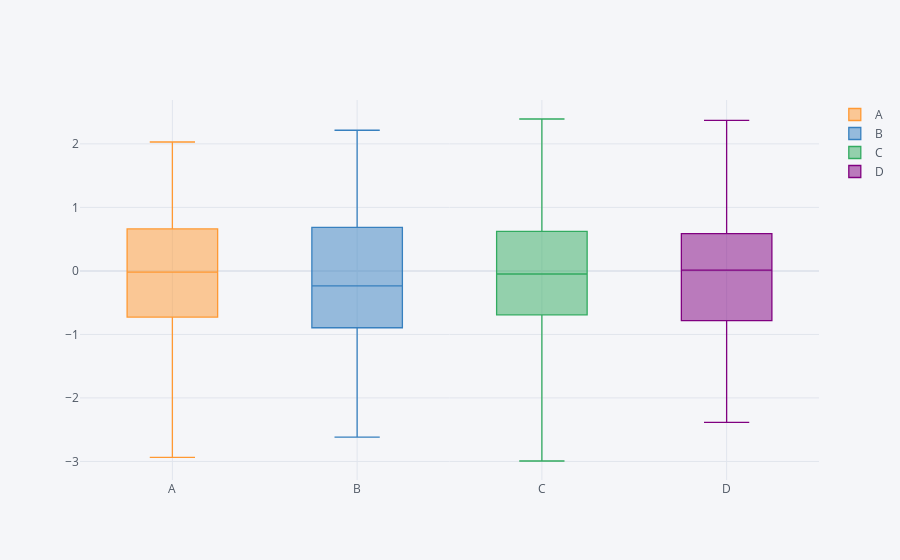

Here is the notebook cell this chart was saved with:
### Code cell
df.iplot(kind='box')
#box plot of each column . you can hide and show specific by clicking on column name
